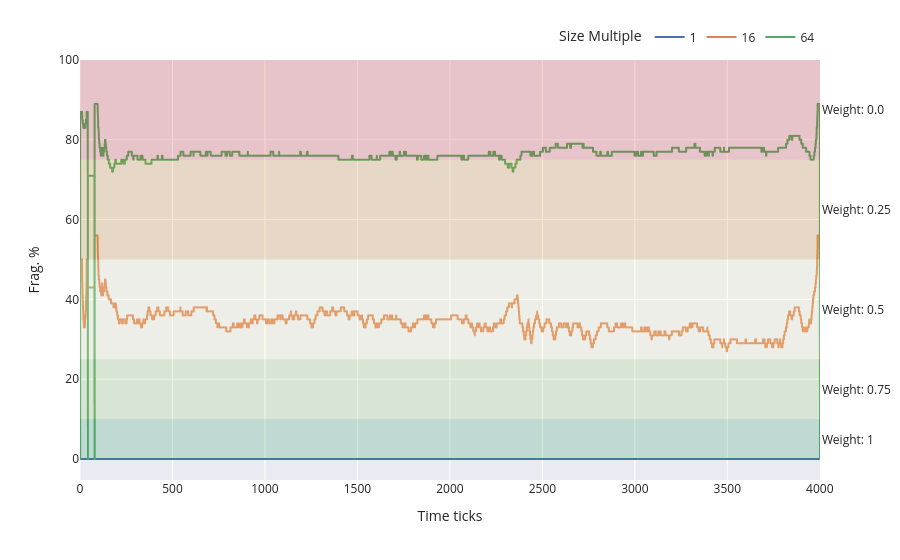
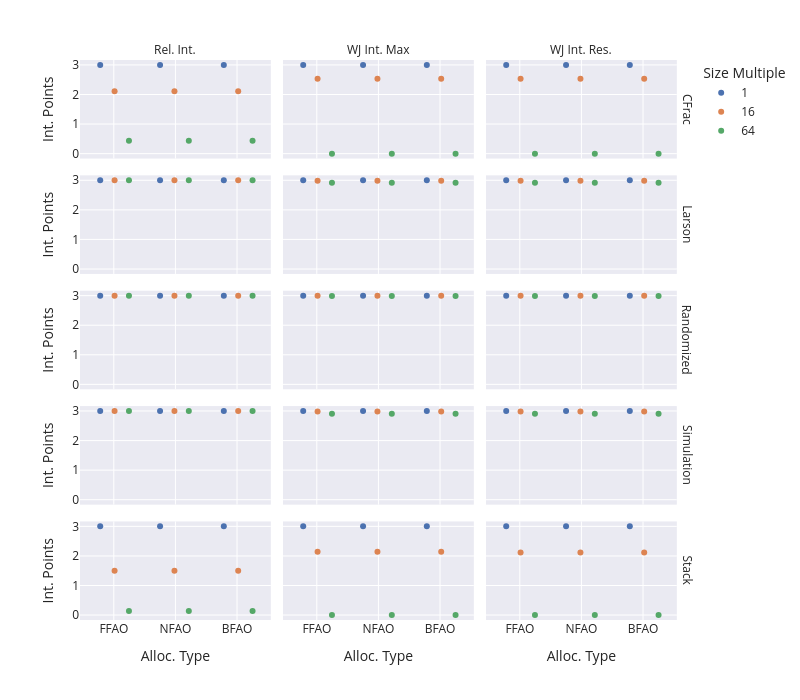
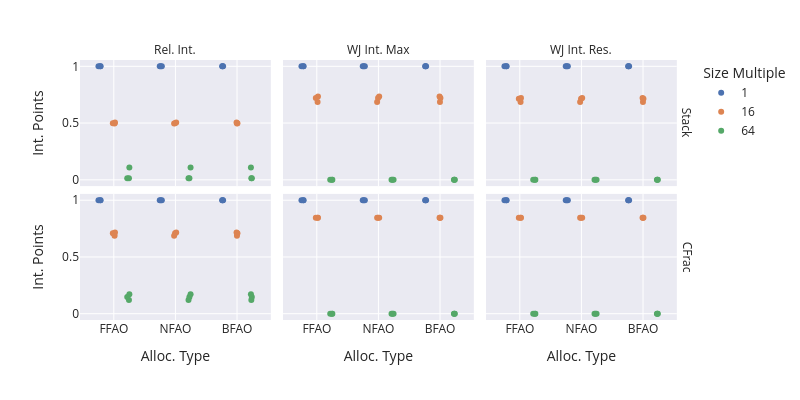

The code cell stored with these charts, in order, in its notebook:
### Code cell
import plotly.express as px

# Create a 3x3 version of only the internal fragmentation points.
df_3x3_total_int = df_points_tgs_int.merge(df_mf_tg, on=['trace_group_identifier','model_identifier'])
df_3x3_total_int = df_3x3_total_int[[
    *METRICS_FILTER_T,
    *[e for e in df_3x3_total_int.columns.to_list() if e not in METRICS_FILTER_T]
]]
df_3x3_total_int['model_config_size_multiple'] = df_3x3_total_int['model_config_size_multiple'].apply(lambda x: str(x))

# Get the internal fragmentation points for the synth_stack and program_cfrac trace groups.
df_3x3_int_frag_synth_cfrac =  df_points_int[df_points_int['trace_group_identifier'].isin(['synth_stack', 'program_cfrac'])].copy()
df_3x3_int_frag_synth_cfrac['model_config_size_multiple'] = df_3x3_int_frag_synth_cfrac['model_config_size_multiple'].apply(lambda x: str(x))
df_3x3_int_frag_synth_cfrac = df_3x3_int_frag_synth_cfrac.melt(
    id_vars=[c for c in df_3x3_int_frag_synth_cfrac.columns.to_list() if c not in metrics_int],
    value_vars=metrics_int,
    var_name='frag_type',
    value_name='points_int'
)

# Create a 3x3 plot of the internal fragmentation points for the synth_stack and program_cfrac trace groups.
fig_3x3_int_frag_synth_cfrac = px.strip(df_3x3_int_frag_synth_cfrac, labels=PLOT_RENAME_MAPPING, x='model_variables_allocator_identifier', y='points_int', facet_row='trace_group_identifier', facet_col='frag_type',  title="", color='model_config_size_multiple')
fig_3x3_int_frag_synth_cfrac.for_each_annotation(lambda a: a.update(text=a.text.split("=")[-1]))
fig_3x3_int_frag_synth_cfrac.for_each_annotation(lambda a: a.update(text=PLOT_RENAME_MAPPING.get(a.text)))
fig_3x3_int_frag_synth_cfrac.update_layout(width=800, height=400)

df_3x3_int_frag = df_points_int_exsm.groupby(['model_identifier', 'trace_group_identifier']).sum(numeric_only=True).copy().reset_index()
df_3x3_int_frag = df_3x3_int_frag.groupby(['model_identifier', 'trace_group_identifier']).sum(numeric_only=True).reset_index()
df_3x3_int_frag = df_3x3_int_frag.merge(df_mf_model_identifier, on=['model_identifier'])[[
    *METRIC_FILTER_TOTAL,
    *[e for e in df_3x3_int_frag.columns.to_list() if e not in METRIC_FILTER_TOTAL]
]]
df_3x3_int_frag['model_config_size_multiple'] = df_3x3_int_frag['model_config_size_multiple'].apply(lambda x: str(x))
df_3x3_int_frag = df_3x3_int_frag.melt(
    id_vars=[c for c in df_3x3_int_frag.columns.to_list() if c not in metrics_int],
    value_vars=metrics_int,
    var_name='frag_type',
    value_name='points_int'
)

fig_3x3_int_frag = px.strip(df_3x3_int_frag, labels=PLOT_RENAME_MAPPING, x='model_variables_allocator_identifier', y='points_int', facet_row='trace_group_identifier', facet_col='frag_type',  color='model_config_size_multiple')
fig_3x3_int_frag.update_layout(width=800, height=700)
fig_3x3_int_frag.for_each_annotation(lambda a: a.update(text=a.text.split("=")[-1]))
fig_3x3_int_frag.for_each_annotation(lambda a: a.update(text=PLOT_RENAME_MAPPING.get(a.text)))

import filters.trace_filters as t_f
import filters.model_filters as m_f
import filters.query_memory_usage_filters as q_f_mu
import filters.query_int_frag_filters as q_f_int
filter = t_f.get_tg(['synth_stack']) \
    .merge([t_f.get_trace_num(["0"])]) \
    .merge([m_f.MODEL_FILTER_POLICY_FFAO]) \
    .merge([q_f_int.QUERY_FILTER_FRAG_INT_RELATIVE]) \
    .merge([m_f.MODEL_FILTER_SIZE_MULT_16, m_f.MODEL_FILTER_SIZE_MULT_64]) \

filter2 = t_f.get_tg(['synth_stack']) \
    .merge([t_f.get_trace_num(["0"])]) \
    .merge([m_f.MODEL_FILTER_POLICY_FFAO]) \
    .merge([q_f_int.QUERY_FILTER_FRAG_INT_RELATIVE]) \
    .merge([m_f.MODEL_FILTER_SIZE_MULT_1]) \

df_trace_1 = filter.apply(df_query_search_copy)
df_trace_2 = filter2.apply(df_query_search_copy)
df_trace = pd.concat([df_trace_1, df_trace_2])

import plotting.plot_util as p_util
import conversions.conversion_util as cu
df_query_data = cu.get_query_data(df_trace, hashes_path)
print(df_query_data['query_identifier'].unique().tolist())
print(df_query_data['model_config_size_multiple'].unique().tolist())
fig = p_util.show_index_chart_query_data_upsampled("Relative Internal Fragmentation FFAO: Stack Trace #0", df_query_data, y_name='Frag. %', labels=PLOT_RENAME_MAPPING, port=get_free_port())
fig.update_traces(marker=dict(size=2))
fig.update_layout(legend=dict(
    orientation="h",      
        yanchor="bottom",     
        y=1.02,               
        xanchor="right",      
        x=1                
))
colors = [
    "#1a9850",
    "#91cf60",
    "#ffffbf",
    "#d88b17",
    "#d73027" 
]

# Add horizontal lines and rectangles to the plot to indicate the common limits and their corresponding weights.
for i, lim in enumerate(common_limits):
    opacity=0.20
    # Create a horizontal line between limits, and a rectangle to indicate the weight of the limit.
    if i == 0:
        pos = common_limits[i+1] / 2
        fig.add_hline(y=pos, line_width=1, annotation_position="right", line_color="rgba(0,0,0,0)",  annotation_text=f"Weight: {limit_point_thresholds[i][1]}")
    elif i < len(common_limits) - 1:
        pos = (common_limits[i+1] - lim) / 2 + lim
        fig.add_hline(y=pos, line_width=1, annotation_position="right", line_color="rgba(0,0,0,0)",  annotation_text=f"Weight: {limit_point_thresholds[i][1]}")
        fig.add_hrect(
        y0=common_limits[i-1], y1=lim, 
        fillcolor=colors[i-1], # Choose the associated color based on the common limits.
        opacity=opacity, 
        line_width=0)
    # Create a last horizontal line and rectangle to indicate the weight of the last limit.
    else:
        max_y = max([max(trace.y) for trace in fig.data if trace.y is not None])
        pos = (100 - lim) / 2 + lim
        fig.add_hline(y=pos, line_width=1, annotation_position="right", line_color="rgba(0,0,0,0)", annotation_text=f"Weight: {limit_point_thresholds[i][1]}")
        fig.add_hrect(
        y0=common_limits[i-1], y1=lim, 
        fillcolor=colors[i-1], 
        opacity=opacity, 
        line_width=0)

        fig.add_hrect(
        y0=lim, y1=100, 
        fillcolor=colors[i], 
        opacity=opacity, 
        line_width=0)



fig.show()
fig.update_layout(height=300, width=700)

fig_3x3_int_frag.show()
fig_3x3_int_frag_synth_cfrac.show()

if update_figures:
    save_fig_to_pdf(fig_3x3_int_frag, f"{images_folder}/int_frag.pdf")
    save_fig_to_pdf(fig_3x3_int_frag_synth_cfrac, f"{images_folder}/int_frag_traceview.pdf")
    save_fig_to_pdf(fig, f"{images_folder}/weights.pdf")
